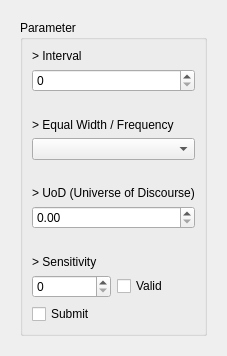
              <widget class="QWidget" name="initial_FTS">
               <attribute name="title">
                <string>FTS</string>
               </attribute>
               <layout class="QVBoxLayout" name="verticalLayout_16">
                <item>
                 <widget class="QWidget" name="initial_FTS_Container" native="true">
                  <property name="sizePolicy">
                   <sizepolicy hsizetype="MinimumExpanding" vsizetype="MinimumExpanding">
                    <horstretch>0</horstretch>
                    <verstretch>0</verstretch>
                   </sizepolicy>
                  </property>
                  <layout class="QVBoxLayout" name="verticalLayout_18">
                   <item>
                    <widget class="QGroupBox" name="groupBox_30">
                     <property name="sizePolicy">
                      <sizepolicy hsizetype="MinimumExpanding" vsizetype="MinimumExpanding">
                       <horstretch>0</horstretch>
                       <verstretch>0</verstretch>
                      </sizepolicy>
                     </property>
                     <property name="title">
                      <string>Parameter</string>
                     </property>
                     <layout class="QFormLayout" name="formLayout_3">
                      <item row="0" column="0">
                       <layout class="QVBoxLayout" name="verticalLayout_15">
                        <item>
                         <widget class="QLabel" name="label_3">
                          <property name="text">
                           <string>&gt; Interval</string>
                          </property>
                         </widget>
                        </item>
                        <item>
                         <widget class="QSpinBox" name="Param_initial_value_FTS_interval"/>
                        </item>
                        <item>
                         <spacer name="horizontalSpacer">
                          <property name="orientation">
                           <enum>Qt::Orientation::Horizontal</enum>
                          </property>
                          <property name="sizeHint" stdset="0">
                           <size>
                            <width>40</width>
                            <height>20</height>
                           </size>
                          </property>
                         </spacer>
                        </item>
                        <item>
                         <widget class="QLabel" name="label_4">
                          <property name="text">
                           <string>&gt; Equal Width / Frequency</string>
                          </property>
                         </widget>
                        </item>
                        <item>
                         <widget class="QComboBox" name="Param_initial_value_FTS_equalwidth"/>
                        </item>
                        <item>
                         <spacer name="horizontalSpacer_2">
                          <property name="orientation">
                           <enum>Qt::Orientation::Horizontal</enum>
                          </property>
                          <property name="sizeHint" stdset="0">
                           <size>
                            <width>40</width>
                            <height>20</height>
                           </size>
                          </property>
                         </spacer>
                        </item>
                        <item>
                         <widget class="QLabel" name="label_5">
                          <property name="text">
                           <string>&gt; UoD (Universe of Discourse)</string>
                          </property>
                         </widget>
                        </item>
                        <item>
                         <widget class="QDoubleSpinBox" name="Param_initial_value_FTS_UoD"/>
                        </item>
                        <item>
                         <spacer name="horizontalSpacer_3">
                          <property name="orientation">
                           <enum>Qt::Orientation::Horizontal</enum>
                          </property>
                          <property name="sizeHint" stdset="0">
                           <size>
                            <width>40</width>
                            <height>20</height>
                           </size>
                          </property>
                         </spacer>
                        </item>
                        <item>
                         <widget class="QLabel" name="label_6">
                          <property name="text">
                           <string>&gt; Sensitivity</string>
                          </property>
                         </widget>
                        </item>
                        <item>
                         <layout class="QHBoxLayout" name="horizontalLayout_14">
                          <item>
                           <widget class="QSpinBox" name="Param_initial_value_FTS_sensitivity"/>
                          </item>
                          <item>
                           <widget class="QCheckBox" name="Param_initial_value_FTS_sensitivity_state">
                            <property name="text">
                             <string>Valid</string>
                            </property>
                           </widget>
                          </item>
                         </layout>
                        </item>
                       </layout>
                      </item>
                      <item row="1" column="0">
                       <widget class="QCheckBox" name="Param_Status_Submit_FTS">
                        <property name="text">
                         <string>Submit</string>
                        </property>
                       </widget>
                      </item>
                     </layout>
                    </widget>
                   </item>
                  </layout>
                 </widget>
                </item>
               </layout>
              </widget>
